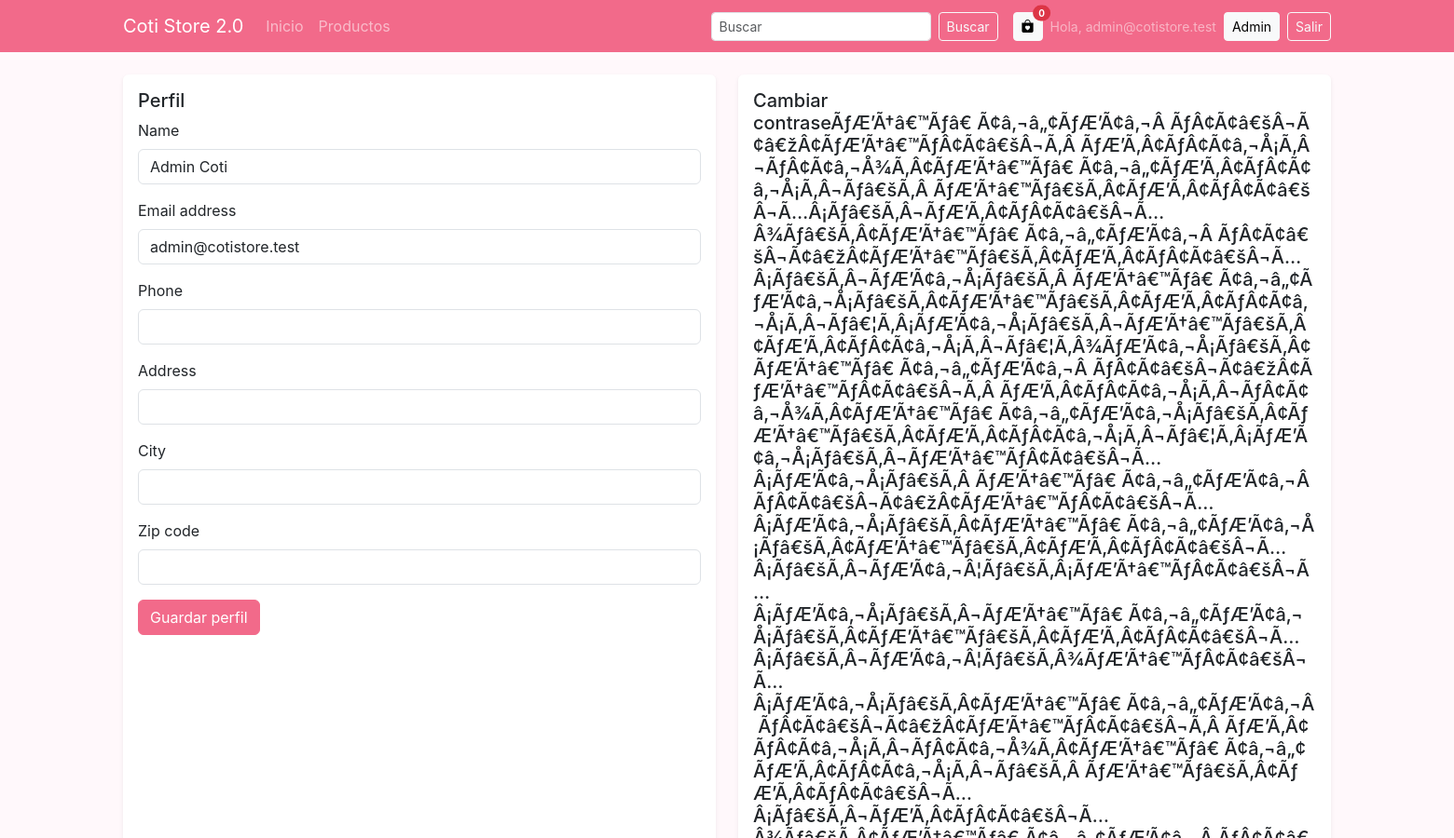
The page /account/ (signed in, upper part) on the database as committed earlier.
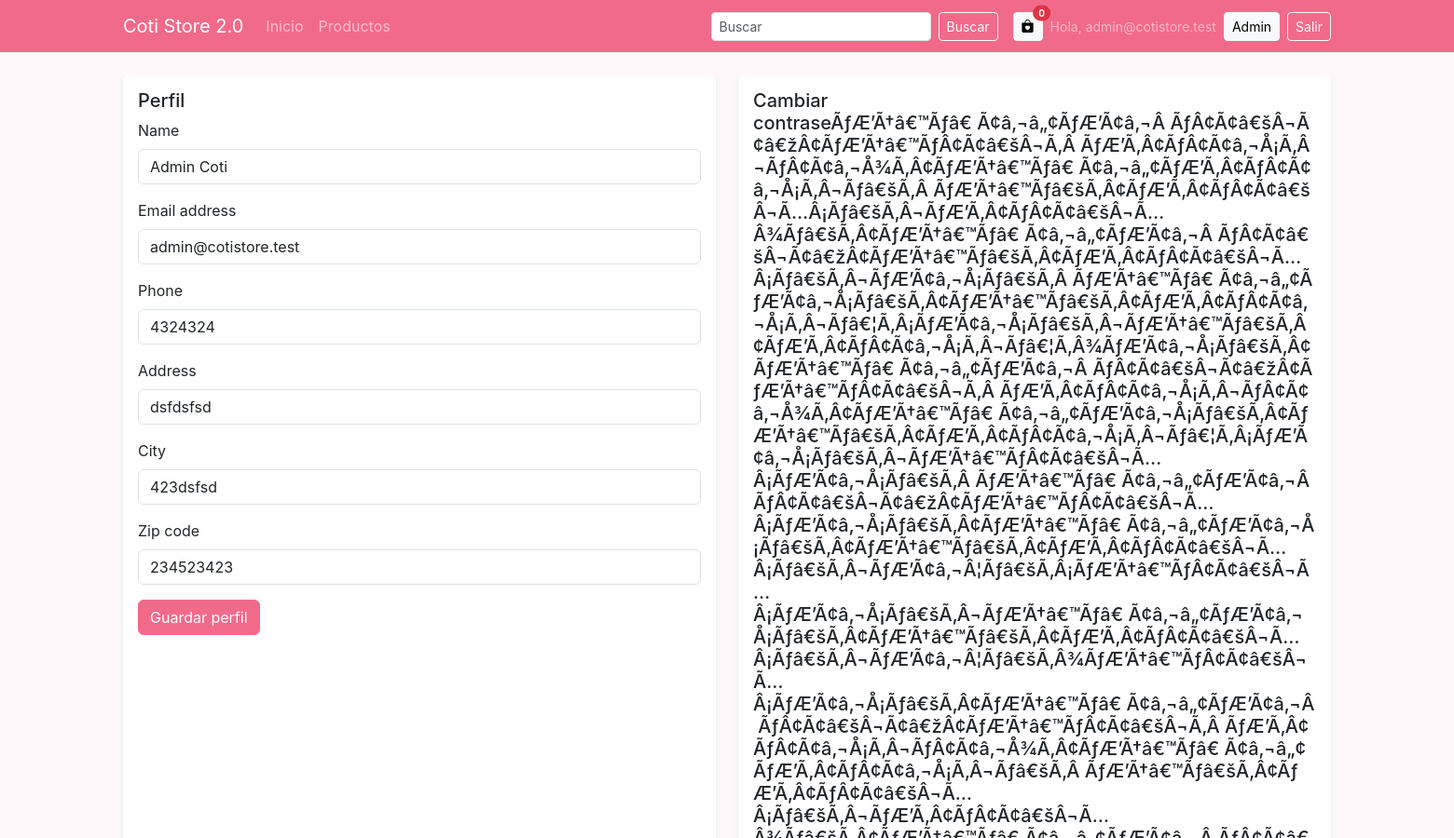
The same page on the database as committed later.
### users/models.py (models this page shows, shortened)
class CustomUser(AbstractUser):
    ROLE_CHOICES = (
        ("user", "Usuario"),
        ("admin", "Administrador"),
    )
    name = models.CharField(max_length=150, blank=True, default="")
    phone = models.CharField(max_length=50, blank=True, default="")
    address = models.CharField(max_length=255, blank=True, default="")
    city = models.CharField(max_length=120, blank=True, default="")
    zip_code = models.CharField(max_length=20, blank=True, default="")
    avatar = models.ImageField(upload_to="avatars/", blank=True, null=True)
    role = models.CharField(max_length=10, choices=ROLE_CHOICES, default="user")
    groups = models.ManyToManyField(
        "auth.Group",
        related_name="customuser_set",
        blank=True,
        help_text="Grupos de permisos heredados."
    )
    user_permissions = models.ManyToManyField(
        "auth.Permission",
        related_name="customuser_set",
        blank=True,
        help_text="Permisos específicos para el usuario."
    )

### users/views.py (the view, shortened to what this page needs)
# urls.py: path("account/", ProfileView.as_view(), name="account"),
class ProfileView(LoginRequiredMixin, generic.TemplateView):
    template_name = "account/profile.html"
    def get_context_data(self, **kwargs):
        ctx = super().get_context_data(**kwargs)
        ctx["title"] = "Perfil"
        ctx["profile_form"] = ProfileForm(instance=self.request.user)
        ctx["password_form"] = CustomPasswordChangeForm(self.request.user)
        return ctx

### users/forms.py
class ProfileForm(forms.ModelForm):
    class Meta:
        model = CustomUser
        fields = ["name", "email", "phone", "address", "city", "zip_code"]
        widgets = {
            "name": forms.TextInput(attrs={"class": "form-control"}),
            "email": forms.EmailInput(attrs={"class": "form-control"}),
            "phone": forms.TextInput(attrs={"class": "form-control"}),
            "address": forms.TextInput(attrs={"class": "form-control"}),
            "city": forms.TextInput(attrs={"class": "form-control"}),
            "zip_code": forms.TextInput(attrs={"class": "form-control"}),
        }

class CustomPasswordChangeForm(PasswordChangeForm):
    def __init__(self, *args, **kwargs):
        super().__init__(*args, **kwargs)
        for field in self.fields.values():
            field.widget.attrs.setdefault("class", "form-control")

### templates/account/profile.html (shortened to what this page needs)
{% extends "base.html" %}
{% block content %}
<div class="row g-4">
  <div class="col-lg-6">
    <div class="card border-0 shadow-sm h-100">
      <div class="card-body">
        <h5 class="card-title">Perfil</h5>
        <form method="post">
          {% for field in profile_form %}
            <div class="mb-3">
              <label class="form-label" for="{{ field.id_for_label }}">{{ field.label }}</label>
              {{ field }}
            </div>
          {% endfor %}
          <button class="btn btn-primary" type="submit">Guardar perfil</button>
        </form>
      </div>
    </div>
  </div>
  <div class="col-lg-6">
    <div class="card border-0 shadow-sm h-100">
      <div class="card-body">
        <h5 class="card-title"></h5>
      </div>
    </div>
  </div>
</div>
{% endblock %}

### templates/base.html (shortened to what this page needs)
<!DOCTYPE html>
<html lang="es">
<head>
  <link rel="stylesheet" href="https://cdn.jsdelivr.net/npm/bootstrap@5.3.3/dist/css/bootstrap.min.css">
  <link rel="stylesheet" href="https://cdn.jsdelivr.net/npm/bootstrap-icons@1.11.3/font/bootstrap-icons.css">
</head>
<body>
  <nav class="navbar navbar-expand-lg navbar-dark navbar-custom mb-4">
    <div class="container">
      <a class="navbar-brand d-flex align-items-center gap-2" href="/">
        <span>Coti Store 2.0</span>
      </a>
      <div class="collapse navbar-collapse" id="mainNav">
        <ul class="navbar-nav me-auto">
          <li class="nav-item"><a class="nav-link" href="/">Inicio</a></li>
          <li class="nav-item"><a class="nav-link" href="{% url 'catalogo' %}">Productos</a></li>
        </ul>
        <form class="d-flex me-3" action="{% url 'catalogo' %}" method="get" role="search">
          <input class="form-control form-control-sm me-2" type="search" name="q" placeholder="Buscar" aria-label="Buscar">
          <button class="btn btn-sm btn-outline-light" type="submit">Buscar</button>
        </form>
        <div class="d-flex align-items-center gap-2">
          <button class="btn btn-sm btn-light position-relative" type="button" data-bs-toggle="offcanvas" data-bs-target="#offcanvasScrolling" aria-controls="offcanvasScrolling" title="Carrito">
            <i class="bi bi-bag-heart-fill"></i>
            <span class="position-absolute top-0 start-100 translate-middle badge rounded-pill bg-danger" id="cartCountBadge" style="font-size:10px;">0</span>
          </button>
          {% if user.is_authenticated %}
            <span class="text-white-50 small d-none d-md-inline">Hola, {{ user.username }}</span>
            {% if user.is_staff or user.is_superuser %}
              <a class="btn btn-sm btn-light" href="{% url 'admin:index' %}">Admin</a>
            {% else %}
              <a class="btn btn-sm btn-light" href="{% url 'account' %}">Mi cuenta</a>
            {% endif %}
            <form action="{% url 'logout' %}" method="post" class="d-inline">
              <button class="btn btn-sm btn-outline-light" type="submit">Salir</button>
            </form>
          {% else %}
            <a class="btn btn-sm btn-outline-light" href="{% url 'login' %}">Iniciar sesión</a>
            <a class="btn btn-sm btn-light" href="{% url 'signup' %}">Registrarse</a>
          {% endif %}
        </div>
      </div>
    </div>
  </nav>
  <main class="container mb-5">
    {% block content %}{% endblock %}
  </main>
</body>
</html>

Rows that differ between the two databases and show on the page:
changed CustomUser "admin@cotistore.test": phone (not shown) → "4324324"; address (not shown) → "dsfdsfsd"; city (not shown) → "423dsfsd"; zip_code (not shown) → "234523423"
